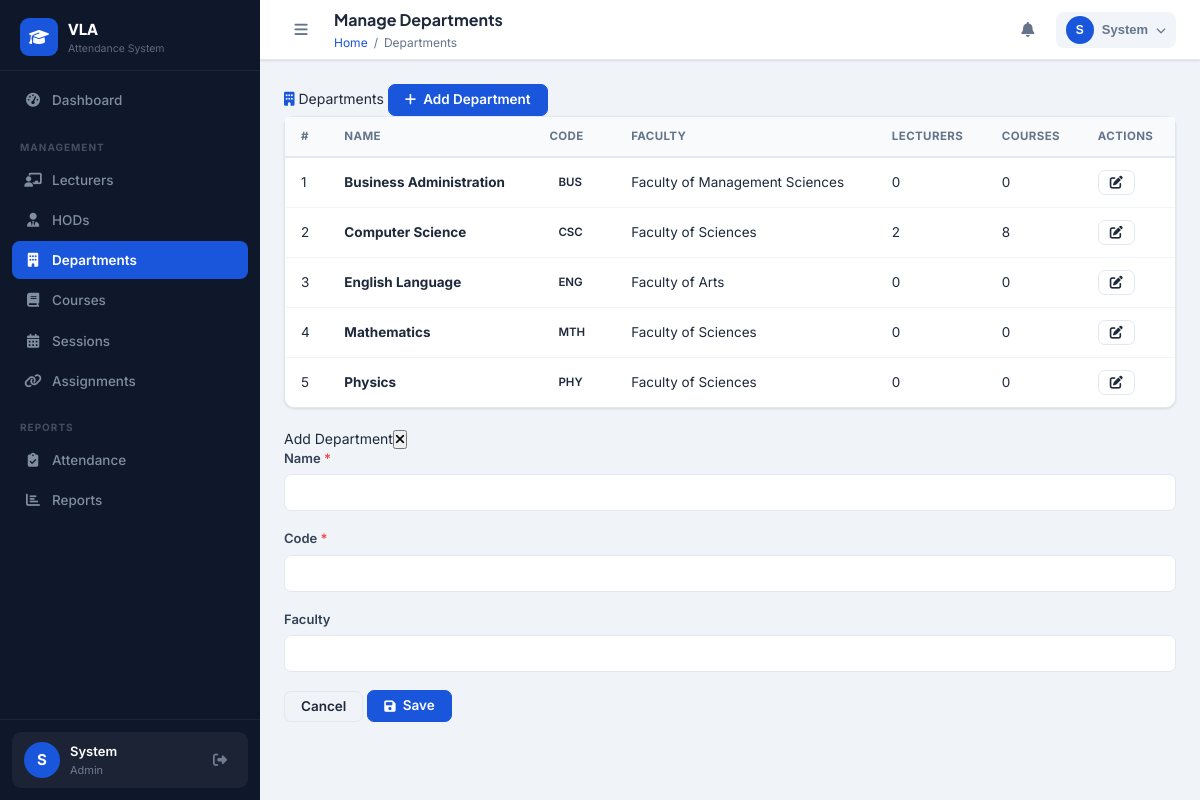
The app's page /admin/departments.php (signed in) with its own data.
### tables this page shows
CREATE TABLE IF NOT EXISTS users (
    id INT AUTO_INCREMENT PRIMARY KEY,
    full_name VARCHAR(150) NOT NULL,
    email VARCHAR(150) NOT NULL UNIQUE,
    phone VARCHAR(20),
    password VARCHAR(255) NOT NULL,
    role ENUM('admin','hod','lecturer') NOT NULL DEFAULT 'lecturer',
    department_id INT,
    staff_id VARCHAR(50) UNIQUE,
    gender ENUM('male','female','other'),
    qualification VARCHAR(200),
    specialization VARCHAR(200),
    profile_photo VARCHAR(255) DEFAULT 'default.png',
    status ENUM('active','inactive','suspended') DEFAULT 'active',
    last_login DATETIME,
    reset_token VARCHAR(100),
    reset_expires DATETIME,
    created_at TIMESTAMP DEFAULT CURRENT_TIMESTAMP,
    updated_at TIMESTAMP DEFAULT CURRENT_TIMESTAMP ON UPDATE CURRENT_TIMESTAMP,
    FOREIGN KEY (department_id) REFERENCES departments(id) ON DELETE SET NULL
);

CREATE TABLE IF NOT EXISTS departments (
    id INT AUTO_INCREMENT PRIMARY KEY,
    name VARCHAR(150) NOT NULL,
    code VARCHAR(20) NOT NULL UNIQUE,
    faculty VARCHAR(150),
    created_at TIMESTAMP DEFAULT CURRENT_TIMESTAMP
);

### includes/functions.php (called while the page is built, shortened)
<?php
if (!function_exists('clean')) {
    function clean(string $str): string {
        return htmlspecialchars(trim($str), ENT_QUOTES, 'UTF-8');
    }
}
if (!function_exists('getCurrentUser')) {
    function getCurrentUser(): ?array {
        $conn = getDBConnection();
        $uid = (int)$_SESSION['user_id'];
        $r = $conn->query("SELECT u.*, d.name as dept_name, d.code as dept_code
            FROM users u LEFT JOIN departments d ON u.department_id = d.id
            WHERE u.id = $uid LIMIT 1");
        return $r ? $r->fetch_assoc() : null;
    }
}

### admin/departments.php (the view, shortened to what this page needs)
<?php
require_once '../includes/functions.php';
$pageTitle = 'Manage Departments';
$conn = getDBConnection();
$depts = $conn->query("SELECT d.*,
    (SELECT COUNT(*) FROM users WHERE department_id=d.id AND role='lecturer') as lecturers,
    (SELECT COUNT(*) FROM courses WHERE department_id=d.id) as courses
    FROM departments d ORDER BY d.name");
$sidebarItems = [
    ['url'=>'admin/dashboard.php','icon'=>'fas fa-tachometer-alt','label'=>'Dashboard'],
    ['divider'=>'Management'],
    ['url'=>'admin/lecturers.php','icon'=>'fas fa-chalkboard-teacher','label'=>'Lecturers'],
    ['url'=>'admin/hods.php','icon'=>'fas fa-user-tie','label'=>'HODs'],
    ['url'=>'admin/departments.php','icon'=>'fas fa-building','label'=>'Departments','active'=>true],
    ['url'=>'admin/courses.php','icon'=>'fas fa-book','label'=>'Courses'],
    ['url'=>'admin/sessions.php','icon'=>'fas fa-calendar-alt','label'=>'Sessions'],
    ['url'=>'admin/assignments.php','icon'=>'fas fa-link','label'=>'Assignments'],
    ['divider'=>'Reports'],
    ['url'=>'admin/attendance.php','icon'=>'fas fa-clipboard-check','label'=>'Attendance'],
    ['url'=>'admin/reports.php','icon'=>'fas fa-chart-bar','label'=>'Reports'],
];
$breadcrumb=[['label'=>'Departments']];
include '../includes/header.php';
?>
<div class="section-header">
  <span class="section-title"><i class="fas fa-building" style="color:var(--primary)"></i> Departments</span>
  <button class="btn btn-primary" data-modal="addModal"><i class="fas fa-plus"></i> Add Department</button>
</div>
<div class="card">
  <div class="table-wrapper">
    <table class="data-table">
      <thead><tr><th>#</th><th>Name</th><th>Code</th><th>Faculty</th><th>Lecturers</th><th>Courses</th><th>Actions</th></tr></thead>
      <tbody>
        <?php $i=1; while ($r=$depts->fetch_assoc()): ?>
        <tr>
          <td><?= $i++ ?></td>
          <td><strong><?= clean($r['name']) ?></strong></td>
          <td><span class="badge badge-info"><?= clean($r['code']) ?></span></td>
          <td><?= clean($r['faculty']??'N/A') ?></td>
          <td><?= $r['lecturers'] ?></td>
          <td><?= $r['courses'] ?></td>
          <td><a href="departments.php?action=edit&id=<?= $r['id'] ?>" class="btn btn-outline btn-sm"><i class="fas fa-edit"></i></a></td>
        </tr>
        <?php endwhile ?>
      </tbody>
    </table>
  </div>
</div>
<div class="modal-overlay" id="addModal">
  <div class="modal">
    <div class="modal-header"><span class="modal-title">Add Department</span><button class="modal-close"><i class="fas fa-times"></i></button></div>
    <form method="POST">
      <div class="modal-body">
        <div class="form-group mb-2"><label>Name <span class="req">*</span></label><input name="name" class="form-control" required></div>
        <div class="form-group mb-2"><label>Code <span class="req">*</span></label><input name="code" class="form-control" required></div>
        <div class="form-group"><label>Faculty</label><input name="faculty" class="form-control"></div>
      </div>
      <div class="modal-footer">
        <button type="button" class="btn btn-outline modal-close">Cancel</button>
        <button type="submit" class="btn btn-primary"><i class="fas fa-save"></i> Save</button>
      </div>
    </form>
  </div>
</div>
<?php include '../includes/footer.php'; ?>

### includes/header.php (shortened to what this page needs)
<?php
$user = getCurrentUser();
$roleDashboard = [
    'admin'    => BASE_URL . 'admin/dashboard.php',
    'hod'      => BASE_URL . 'hod/dashboard.php',
    'lecturer' => BASE_URL . 'lecturer/dashboard.php',
];
$dashLink = $roleDashboard[$_SESSION['role'] ?? ''] ?? BASE_URL . 'index.php';
?>
<!DOCTYPE html>
<html lang="en">
<head>
<link rel="stylesheet" href="https://cdnjs.cloudflare.com/ajax/libs/font-awesome/6.4.2/css/all.min.css">
<link rel="stylesheet" href="<?= BASE_URL ?>assets/css/style.css">
</head>
<body>
<aside class="sidebar" id="sidebar">
  <div class="sidebar-brand">
    <div class="brand-icon"><i class="fas fa-graduation-cap"></i></div>
    <div class="brand-text">
      <span class="brand-name">VLA</span>
      <span class="brand-sub">Attendance System</span>
    </div>
  </div>
  <nav class="sidebar-nav">
    <?php if (isset($sidebarItems) && is_array($sidebarItems)): ?>
      <?php foreach ($sidebarItems as $item): ?>
        <?php if (isset($item['divider'])): ?>
          <div class="nav-divider"><?= clean($item['divider']) ?></div>
        <?php else: ?>
          <a href="<?= BASE_URL . $item['url'] ?>" class="nav-item <?= (isset($item['active']) && $item['active']) ? 'active' : '' ?>">
            <i class="<?= $item['icon'] ?>"></i>
            <span><?= clean($item['label']) ?></span>
          </a>
        <?php endif ?>
      <?php endforeach ?>
    <?php endif ?>
  </nav>
  <div class="sidebar-footer">
    <div class="user-card">
      <div class="user-avatar">
        <?= strtoupper(substr($user['full_name'] ?? 'U', 0, 1)) ?>
      </div>
      <div class="user-info">
        <span class="user-name"><?= clean(explode(' ', $user['full_name'] ?? 'User')[0]) ?></span>
        <span class="user-role"><?= ucfirst($_SESSION['role'] ?? '') ?></span>
      </div>
      <a href="<?= BASE_URL ?>logout.php" class="logout-btn" title="Logout"><i class="fas fa-sign-out-alt"></i></a>
    </div>
  </div>
</aside>
<div class="main-wrapper" id="mainWrapper">
  <header class="topbar">
    <button class="sidebar-toggle" id="sidebarToggle">
      <i class="fas fa-bars"></i>
    </button>
    <div class="topbar-title">
      <h1 class="page-title"><?= isset($pageTitle) ? clean($pageTitle) : 'Dashboard' ?></h1>
      <?php if (isset($breadcrumb)): ?>
        <nav class="breadcrumb-nav">
          <a href="<?= $dashLink ?>">Home</a>
          <?php foreach ($breadcrumb as $crumb): ?>
            <span class="sep">/</span>
            <?php if (isset($crumb['url'])): ?>
              <a href="<?= BASE_URL . $crumb['url'] ?>"><?= clean($crumb['label']) ?></a>
            <?php else: ?>
              <span><?= clean($crumb['label']) ?></span>
            <?php endif ?>
          <?php endforeach ?>
        </nav>
      <?php endif ?>
    </div>
    <div class="topbar-actions">
      <div class="notif-wrapper">
        <button class="icon-btn notif-btn" id="notifBtn">
          <i class="fas fa-bell"></i>
        </button>
      </div>
      <div class="profile-wrapper">
        <button class="icon-btn profile-btn" id="profileBtn">
          <div class="profile-avatar"><?= strtoupper(substr($user['full_name'] ?? 'U', 0, 1)) ?></div>
          <span class="profile-name"><?= clean(explode(' ', $user['full_name'] ?? 'User')[0]) ?></span>
          <i class="fas fa-chevron-down"></i>
        </button>
      </div>
    </div>
  </header>
  <main class="content-area">

### records on screen
users: full_name "S", full_name "System"
departments: name "Business Administration", code "BUS", faculty "Faculty of Management Sciences", lecturers "0", courses "0"
departments: name "Computer Science", code "CSC", faculty "Faculty of Sciences", lecturers "2", courses "8"
departments: name "English Language", code "ENG", faculty "Faculty of Arts", lecturers "0", courses "0"
departments: name "Mathematics", code "MTH", faculty "Faculty of Sciences", lecturers "0", courses "0"
departments: name "Physics", code "PHY", faculty "Faculty of Sciences", lecturers "0", courses "0"

### other values on screen
$item['label'] "Dashboard"
$item['divider'] "MANAGEMENT"
$item['label'] "Lecturers"
$item['label'] "HODs"
$item['label'] "Departments"
$item['label'] "Courses"
$item['label'] "Sessions"
$item['label'] "Assignments"
$item['divider'] "REPORTS"
$item['label'] "Attendance"
$item['label'] "Reports"
$_SESSION['role'] "Admin"
$pageTitle "Manage Departments"
$crumb['label'] "Departments"
